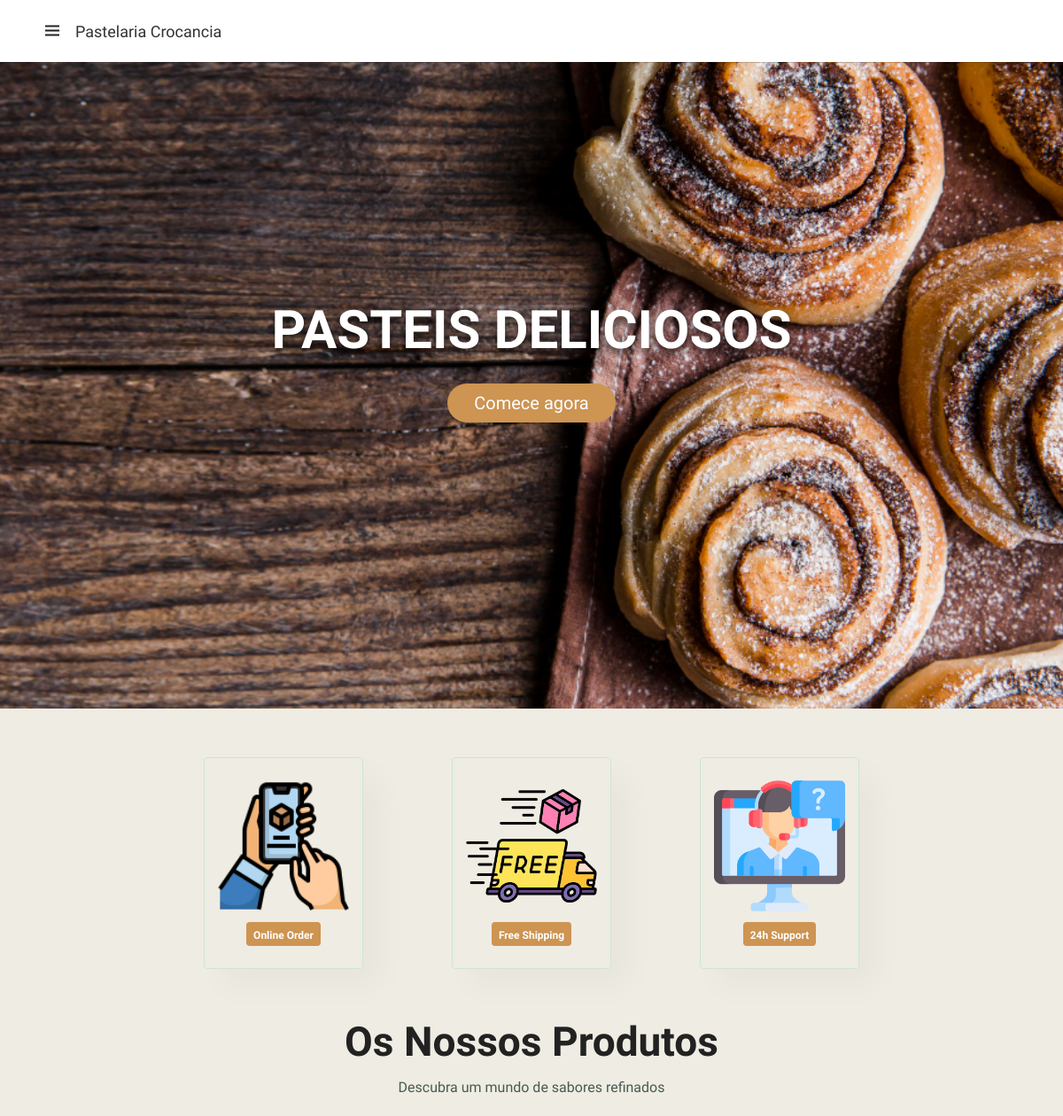
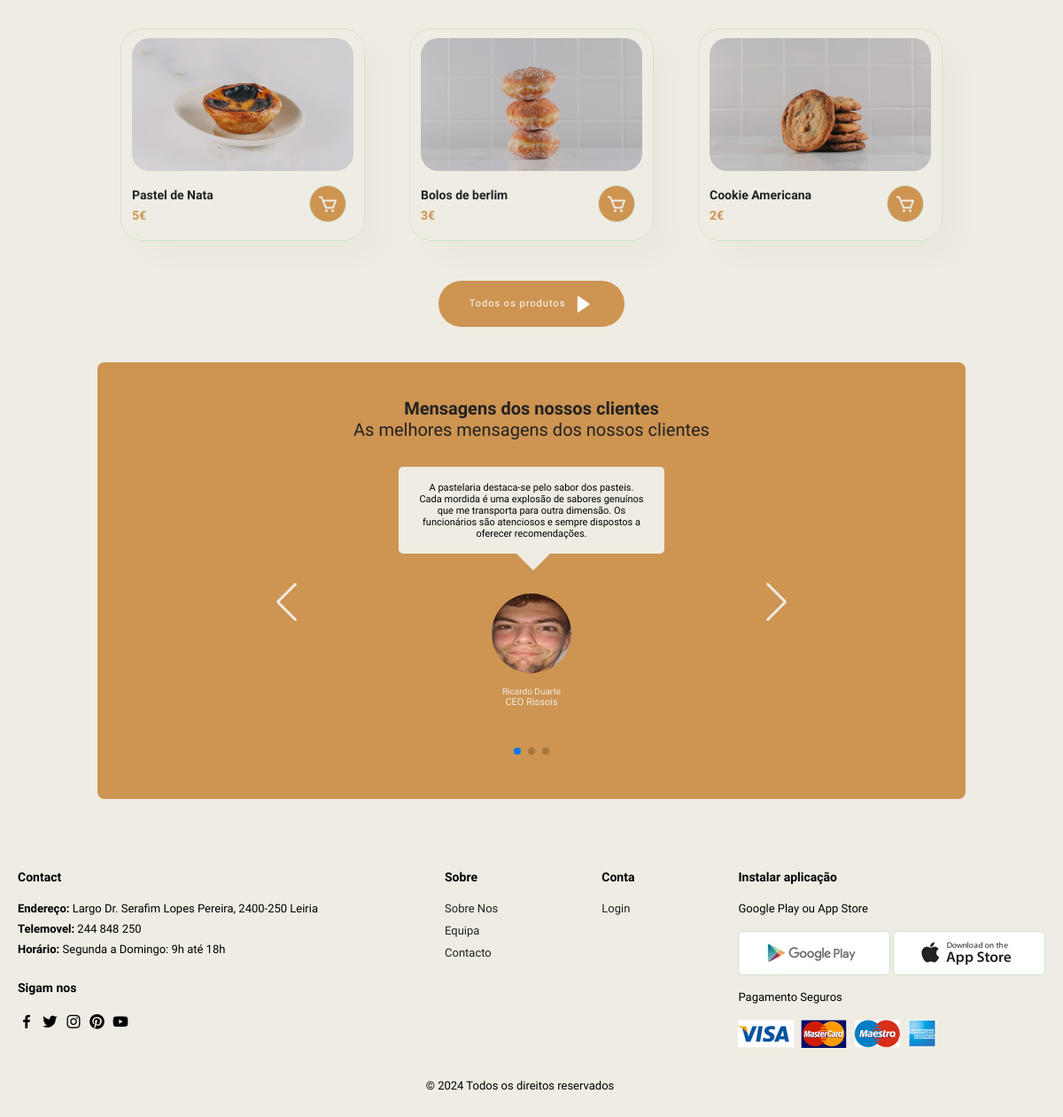
The page / on the database its author committed (2 pictures, top to bottom).
### tables this page shows
CREATE TABLE "Produtos" (
	"ID"	INTEGER NOT NULL,
	"Nome"	TEXT,
	"Preço"	NUMERIC(10, 2),
	"Descrição"	TEXT,
	"Stock"	INTEGER,
	"Imagem"	varchar,
	PRIMARY KEY("ID")
);

### includes/catalogoIndex.inc.php (called while the page is built)
<?php
    include('/includes/conn.php');
    $result = $db->query('SELECT * FROM Produtos ORDER BY RANDOM() LIMIT 3');
    $catalogos = array();
    while ($row = $result->fetchArray(SQLITE3_ASSOC)) {
        $catalogos[] = array($row['Imagem'], $row['Nome'], $row['Preço']);
    }
?>

### index.php (the view, shortened to what this page needs)
<!DOCTYPE html>
<html lang="en">
<head>
    <link rel="stylesheet" href="https://cdnjs.cloudflare.com/ajax/libs/font-awesome/6.5.1/css/all.min.css">
    <link rel="stylesheet" href="https://cdn.jsdelivr.net/npm/swiper@11/swiper-bundle.min.css" />
    <link href='https://unpkg.com/boxicons@2.1.4/css/boxicons.min.css' rel='stylesheet'>
    <link rel="stylesheet" href="style.css">
</head>
<body>
    <nav>
        <div class="logo">
            <i class='bx bx-menu menu-icon'></i>
            <span class="logo-name">Pastelaria Crocancia</span>
        </div>
    </nav>
    <section id="home" class="home">
        <div class="swiper home-slider">
            <div class="swiper-wrapper">
                <div class="swiper-slide slide" style="background: url(img/banner/banner1.jpg) no-repeat;">
                    <div class="content">
                        <h3>Pasteis Deliciosos</h3>
                        <a href="catalogo.php" class="btn-home">Comece agora</a>
                    </div>
                </div>
            </div>
        </div>
    </section>
    <section id="feature" class="feature">
        <div class="fe-box">
            <img src="img/icon/online.png" alt="">
            <h6>Online Order</h6>
        </div>
        <div class="fe-box">
            <img src="img/icon/free.png" alt="">
            <h6>Free Shipping</h6>
        </div>
        <div class="fe-box">
            <img src="img/icon/support.png" alt="">
            <h6>24h Support</h6>
        </div>
    </section>
    <section id="product" class="product">
        <h2>Os Nossos Produtos</h2>
        <p>Descubra um mundo de sabores refinados</p>
        <div class="pro-container">
        <?php
            include('/includes/catalogoIndex.inc.php');
            foreach ($catalogos as $catalogo) {
                $imagem = htmlspecialchars($catalogo[0]);
                $nome = htmlspecialchars($catalogo[1]);
                $preco = htmlspecialchars($catalogo[2]);
        ?>
                <div class="pro">
                    <img src="<?php echo $imagem; ?>" alt="<?php echo $nome; ?>">
                    <div class="des">
                        <h5><?php echo $nome; ?></h5>
                        <h4><?php echo $preco; ?>€</h4>
                    </div>
                    <a href="catalogo.php"><i class='bx bx-cart cart'></i></a>
                </div>
        <?php
            }
        ?>
        </div>
        <div class="row-btn">
            <a href="catalogo.php" class="btn">Todos os produtos<i class='bx bxs-right-arrow'></i></a>
        </div>
    </section>
    <section id="review" class="review">
        <div class="container">
            <div class="board">
                <h2 class="text-light">Mensagens dos nossos clientes</h2>
                <p class="text-light">As melhores mensagens dos nossos clientes</p>
                <div class="swiper slider2">
                    <div class="swiper-wrapper">
                        <div class="swiper-slide">
                            <div class="flex">
                                <div class="comments">
                                    A pastelaria destaca-se pelo sabor dos pasteis. Cada mordida é uma explosão de sabores genuínos que me transporta para outra dimensão. Os funcionários são atenciosos e sempre dispostos a oferecer recomendações.
                                </div>
                                <div class="profile">
                                    <img src="img/review/1.jpg" alt="">
                                    <a href="#">Ricardo Duarte</a>
                                    <span>CEO Rissois</span>
                                </div>
                            </div>
                        </div>
                    </div>
                    <div class="swiper-pagination"></div>
                    <div class="swiper-button-prev"></div>
                    <div class="swiper-button-next"></div>
                </div>
            </div>
        </div>
    </section>
    <footer id="footer" class="footer">
        <div class="col">
            <h4>Contact</h4>
            <p><strong>Endereço:</strong> Largo Dr. Serafim Lopes Pereira, 2400-250 Leiria</p>
            <p><strong>Telemovel:</strong> 244 848 250</p>
            <p><strong>Horário:</strong> Segunda a Domingo: 9h até 18h</p>
            <div class="follow">
                <h4>Sigam nos</h4>
                <div class="icon">
                    <i class='bx bxl-facebook'></i>
                    <i class='bx bxl-twitter'></i>
                    <i class='bx bxl-instagram'></i>
                    <i class='bx bxl-pinterest' ></i>
                    <i class='bx bxl-youtube' ></i>
                </div>
            </div>
        </div>
        <div class="col">
            <h4>Sobre</h4>
            <a href="about.php">Sobre Nos</a>
            <a href="about.php">Equipa</a>
            <a href="contact.php">Contacto</a>
        </div>
        <div class="col">
            <h4>Conta</h4>
            <a href="login.php">Login</a>
        </div>
        <div class="col install">
            <h4>Instalar aplicação</h4>
            <p>Google Play ou App Store</p>
            <div class="row">
                <img src="img/pay/play.jpg" alt="">
                <img src="img/pay/app.jpg" alt="">
            </div>
            <p>Pagamento Seguros</p>
            <img src="img/pay/pay.png" alt="">
        </div>
        <div class="copyright">
            <p>© 2024 Todos os direitos reservados</p>
        </div>
    </footer>
</body>
</html>

### rows shown on the page
produtos: shows a picture, Nome "Pastel de Nata", Preço "5"
produtos: shows a picture, Nome "Bolos de berlim", Preço "3"
produtos: shows a picture, Nome "Cookie Americana", Preço "2"
